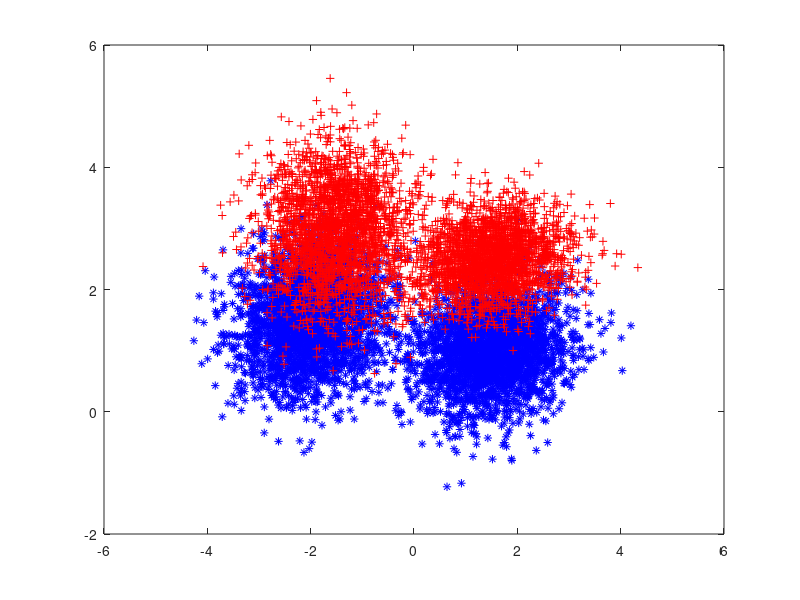

Here is the MATLAB script that generated this plot:
Mu_1 = [-2, 1.5];
Mu_2 = [1.5, 1];
Mu_3 = [-1.5, 3];
Mu_4 = [1.5, 2.5];

sigma_1 = [0.5, 0.05; 0.05, 0.4];
sigma_2 = [0.5, 0.05; 0.05, 0.3];
sigma_3 = [0.5, 0; 0, 0.5];
sigma_4 = [0.5, 0.05; 0.05, 0.2];

test_class{1} = mvnrnd(Mu_1, sigma_1, 2500);
test_class{1} = [test_class{1}; mvnrnd(Mu_2, sigma_2, 2500)];
test_class{2} = mvnrnd(Mu_3, sigma_3, 2500);
test_class{2} = [test_class{2}; mvnrnd(Mu_4, sigma_4, 2500)];

figure
plot(test_class{1}(:, 1),test_class{1}(:, 2),'b*');
hold on;
plot(test_class{2}(:, 1),test_class{2}(:, 2),'r+');